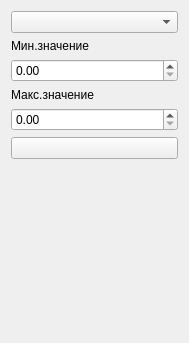
<?xml version="1.0" encoding="UTF-8"?>
<ui version="4.0">
 <class>ddmFrictionDeltaFilterWidget</class>
 <widget class="QWidget" name="ddmFrictionDeltaFilterWidget">
  <property name="geometry">
   <rect>
    <x>0</x>
    <y>0</y>
    <width>189</width>
    <height>343</height>
   </rect>
  </property>
  <property name="windowTitle">
   <string>Form</string>
  </property>
  <layout class="QVBoxLayout" name="verticalLayout_2">
   <item>
    <layout class="QVBoxLayout" name="verticalLayout">
     <property name="sizeConstraint">
      <enum>QLayout::SetMinimumSize</enum>
     </property>
     <item>
      <widget class="QComboBox" name="m_cbDeltaMode"/>
     </item>
     <item>
      <widget class="QLabel" name="labelMinValue">
       <property name="text">
        <string>Мин.значение</string>
       </property>
      </widget>
     </item>
     <item>
      <widget class="QDoubleSpinBox" name="spinMinValue"/>
     </item>
     <item>
      <widget class="QLabel" name="labelMaxValue">
       <property name="text">
        <string>Макс.значение</string>
       </property>
      </widget>
     </item>
     <item>
      <widget class="QDoubleSpinBox" name="spinMaxValue"/>
     </item>
     <item>
      <widget class="QPushButton" name="buttonApply">
       <property name="text">
        <string/>
       </property>
       <property name="icon">
        <iconset resource="../icons.qrc">
         <normaloff>:/icons/icons/accept.png</normaloff>:/icons/icons/accept.png</iconset>
       </property>
      </widget>
     </item>
     <item>
      <spacer name="verticalSpacer">
       <property name="orientation">
        <enum>Qt::Vertical</enum>
       </property>
       <property name="sizeHint" stdset="0">
        <size>
         <width>20</width>
         <height>40</height>
        </size>
       </property>
      </spacer>
     </item>
    </layout>
   </item>
  </layout>
 </widget>
 <resources>
  <include location="../icons.qrc"/>
 </resources>
 <connections/>
</ui>
